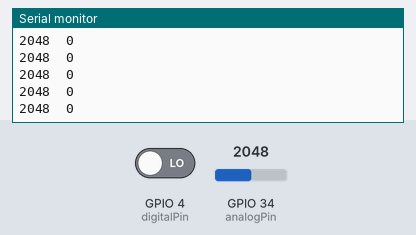
This sketch was run on a simulated ESP32. On the bench: the last lines printed to the serial monitor. The test bench sets the inputs (shaded band); at power-on: GPIO 34 (analogPin) = 2048, GPIO 4 (digitalPin) LOW.

Above: at 1.2 s.
1.3 s: GPIO 34 (analogPin) set to 2866
At 1.31 s:
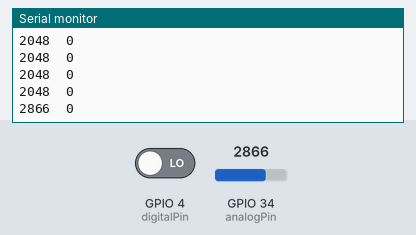
2.8 s: GPIO 4 (digitalPin) driven HIGH
At 2.81 s:
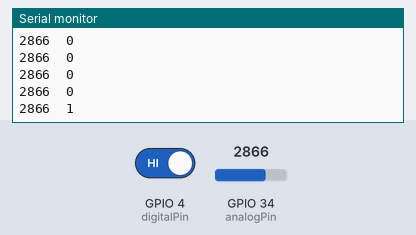
4.3 s: GPIO 34 (analogPin) set to 3603
At 4.31 s:
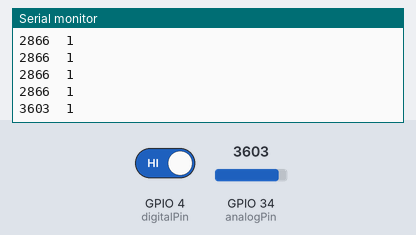
5.8 s: GPIO 4 (digitalPin) driven LOW
At 5.82 s:
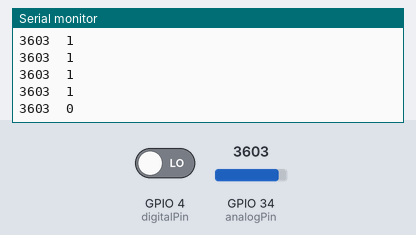
Timing chart, 0 to 8.3 s (numbered marks = the images above; inputs shaded):
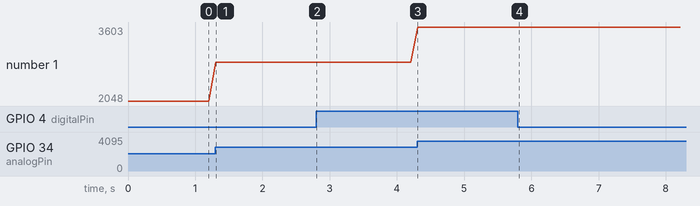

The sketch:

Linear_Hall.ino
```cpp
int analogPin = 34;

int digitalPin = 4;

void setup() {
  pinMode(digitalPin, INPUT);
  Serial.begin(9600);
}

void loop() {
  int analogVal = analogRead(analogPin);
  int digitalVal = digitalRead(digitalPin);
  Serial.print(analogVal);
  Serial.print("\t");
  Serial.println(digitalVal);
  delay(100);
}
```

Measured:
- after the input at 1.3 s, the serial monitor: prints a new line at once (image 1)
- after the input at 2.8 s, the serial monitor: prints a new line at once (image 2)
- after the input at 4.3 s, the serial monitor: prints a new line at once (image 3)
- after the input at 5.8 s, the serial monitor: prints a new line at once (image 4)
- plotted number 1: 2048 → 2866 after the input at 1.3 s, 2866 → 3603 after the input at 4.3 s
